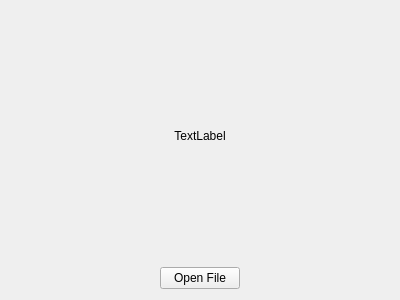
<?xml version="1.0" encoding="UTF-8"?>
<ui version="4.0">
 <class>MessageView</class>
 <widget class="QWidget" name="MessageView">
  <property name="geometry">
   <rect>
    <x>0</x>
    <y>0</y>
    <width>400</width>
    <height>300</height>
   </rect>
  </property>
  <property name="windowTitle">
   <string>Form</string>
  </property>
  <layout class="QVBoxLayout" name="verticalLayout">
   <item>
    <widget class="QLabel" name="message_label">
     <property name="text">
      <string>TextLabel</string>
     </property>
     <property name="alignment">
      <set>Qt::AlignCenter</set>
     </property>
     <property name="wordWrap">
      <bool>true</bool>
     </property>
     <property name="textInteractionFlags">
      <set>Qt::LinksAccessibleByMouse|Qt::TextSelectableByMouse</set>
     </property>
    </widget>
   </item>
   <item>
    <layout class="QHBoxLayout" name="horizontalLayout">
     <item>
      <spacer name="horizontalSpacer">
       <property name="orientation">
        <enum>Qt::Horizontal</enum>
       </property>
       <property name="sizeHint" stdset="0">
        <size>
         <width>40</width>
         <height>20</height>
        </size>
       </property>
      </spacer>
     </item>
     <item>
      <widget class="QPushButton" name="open_file_button">
       <property name="text">
        <string>Open File</string>
       </property>
      </widget>
     </item>
     <item>
      <spacer name="horizontalSpacer_2">
       <property name="orientation">
        <enum>Qt::Horizontal</enum>
       </property>
       <property name="sizeHint" stdset="0">
        <size>
         <width>40</width>
         <height>20</height>
        </size>
       </property>
      </spacer>
     </item>
    </layout>
   </item>
  </layout>
 </widget>
 <resources/>
 <connections/>
</ui>
